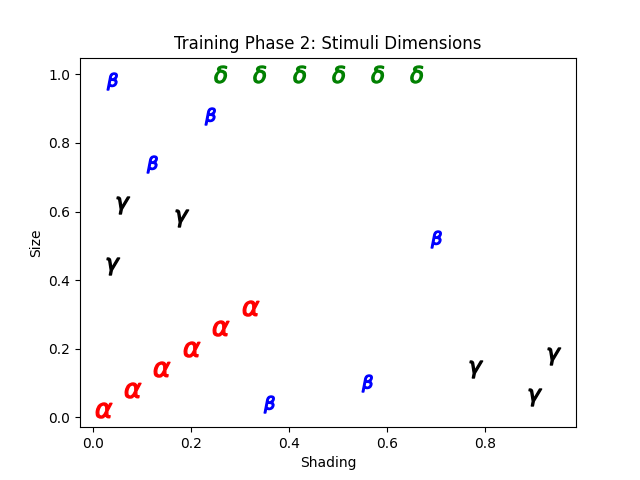

Source code (Python):
import numpy as np 
import matplotlib.pyplot as plt


data_a = np.array([
    [.02,.02], # A
    [.08,.08], # A
    [.14,.14], # A

    [.2,.2], # A
    [.26,.26], # A
    [.32,.32], # A

])


data_b = np.array([

    [.04,.98], # B
    [.12,.74], # B
    [.24,.88], # B

    [.36,.04], # B
    [.56,.1], # B
    [.7,.52], # B

])

data_t = np.array([

    [.6, .6],  # generalzation test items
    [.8, .6],  # generalzation test items
    [.28, .12],  # generalzation test items
    [.48, .48],  # generalization test item
    [.12, .28],  # generalization test item


])


data_g = np.array([

   [.78,.14], # C
   [.9,.06], # C
   [.94,.18], # C

   [.04,.44], # C
   [.06,.62], # C
   [.18,.58], # C


])


data_d = np.array([

   [.26, 1], # D
   [.34, 1], # D
   [.42, 1], # D

   [.5, 1], # D
   [.58, 1], # D
   [.66, 1], # D
])









plt.scatter(data_a[:,0],data_a[:,1], c= 'r', s= 150, edgecolor= 'r', marker= (r'$\alpha$'))
plt.scatter(data_b[:,0],data_b[:,1], c= 'b', s= 150,edgecolor= 'b', marker = (r'$\beta$'))
plt.scatter(data_g[:,0],data_g[:,1], c= 'k', s= 150, edgecolor= 'k', marker = (r'$\gamma$'))
plt.scatter(data_d[:,0],data_d[:,1], c= 'g', s= 150, edgecolor= 'g', marker = (r'$\delta$'))

plt.xlabel("Shading")
plt.ylabel("Size")
plt.title("Training Phase 2: Stimuli Dimensions")
plt.savefig('train2_structure.png')